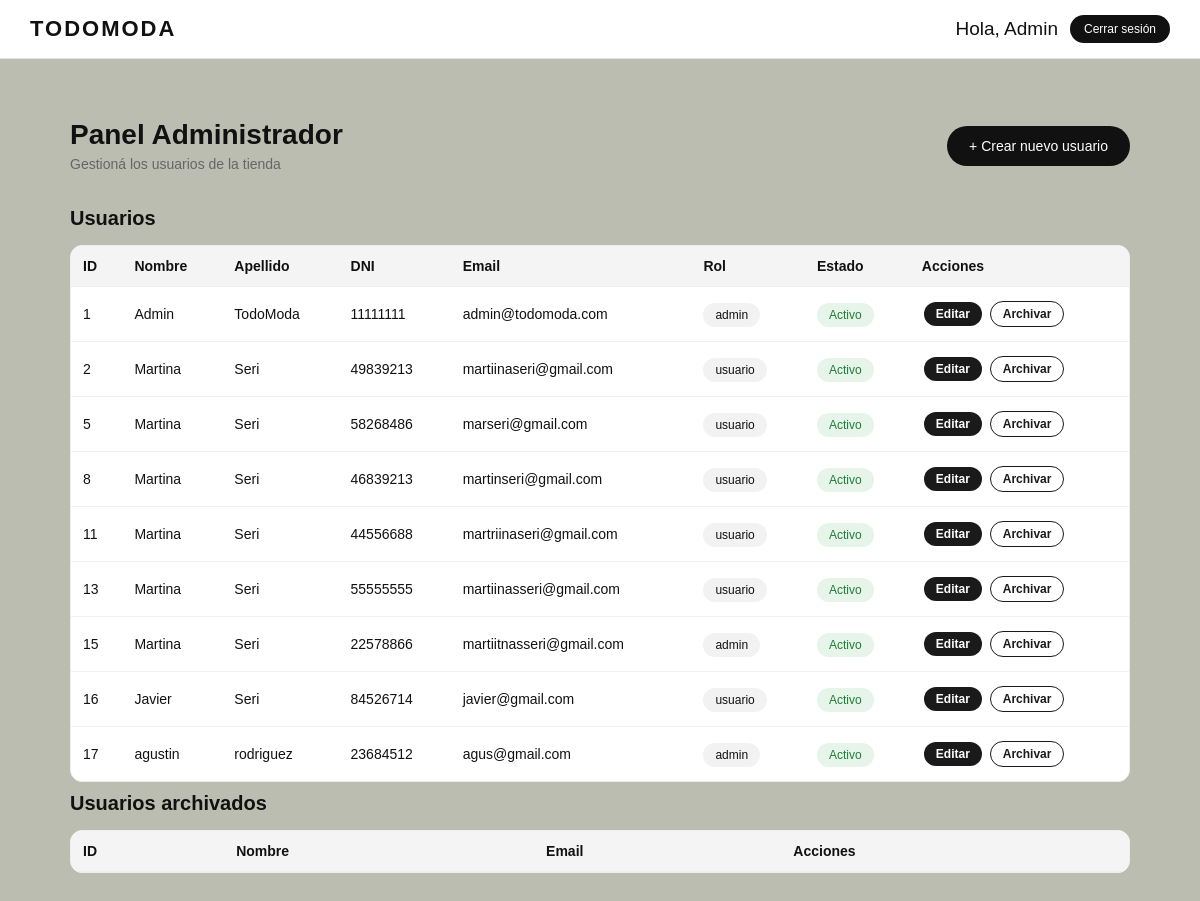
The page /panel_admin.php (signed in) on the database its author committed.
### tables this page shows
CREATE TABLE `usuarios` (
  `id` int(11) NOT NULL,
  `nombre` varchar(50) NOT NULL,
  `apellido` varchar(50) NOT NULL,
  `dni` varchar(20) NOT NULL,
  `email` varchar(100) NOT NULL,
  `password` varchar(255) NOT NULL,
  `rol` enum('usuario','admin') DEFAULT 'usuario',
  `fecha_creacion` datetime DEFAULT current_timestamp(),
  `fecha_archivado` datetime DEFAULT NULL,
  `activo` tinyint(1) DEFAULT 1
);

### panel_admin.php (the view, shortened to what this page needs)
<?php
require 'conexion.php';
$stmt = $pdo->query("SELECT * FROM usuarios WHERE activo = 1 ORDER BY id ASC");
$usuarios = $stmt->fetchAll(PDO::FETCH_ASSOC);
?>
<!DOCTYPE html>
<html lang="es">
<head>
    <link rel="stylesheet" href="style.css">
</head>
<body>
<header>
    <div class="logo">TODOMODA</div>
    <div class="iconos">
        Hola, Admin
        <a href="logout.php" class="cerrar">Cerrar sesión</a>
    </div>
</header>
<div class="container admin-panel">
    <div class="admin-top">
        <div>
            <h1>Panel Administrador</h1>
            <p>Gestioná los usuarios de la tienda</p>
        </div>
        <a href="crear_usuario.php" class="btn-admin">+ Crear nuevo usuario</a>
    </div>
    <h2>Usuarios</h2>
    <div class="tabla-wrap">
        <table>
            <thead>
                <tr>
                    <th>ID</th>
                    <th>Nombre</th>
                    <th>Apellido</th>
                    <th>DNI</th>
                    <th>Email</th>
                    <th>Rol</th>
                    <th>Estado</th>
                    <th>Acciones</th>
                </tr>
            </thead>
            <tbody>
                <?php foreach ($usuarios as $u): ?>
                <tr>
                    <td><?php echo $u['id']; ?></td>
                    <td><?php echo htmlspecialchars($u['nombre']); ?></td>
                    <td><?php echo htmlspecialchars($u['apellido']); ?></td>
                    <td><?php echo htmlspecialchars($u['dni']); ?></td>
                    <td><?php echo htmlspecialchars($u['email']); ?></td>
                    <td><span class="badge-rol"><?php echo $u['rol']; ?></span></td>
                    <td>
                        <?php if ($u['activo'] == 1): ?>
                            <span class="badge-activo">Activo</span>
                        <?php else: ?>
                            <span class="badge-archivado">Archivado</span>
                        <?php endif; ?>
                    </td>
                    <td>
                    <a href="editar_usuario.php?id=<?php echo $u['id']; ?>" class="btn-accion btn-editar">Editar</a>
                    <?php if($u['activo'] == 1): ?>
                    <a href="archivar_usuario.php?id=<?php echo $u['id']; ?>" class="btn-accion btn-archivar">Archivar</a>
                    <?php else: ?>
                    <a href="reactivar_usuario.php?id=<?php echo $u['id']; ?>" class="btn-accion btn-reactivar">Reactivar</a>
                    <?php endif; ?>
                    </td>
                </tr>
                <?php endforeach; ?>
            </tbody>
        </table>
    </div>
    <h2>Usuarios archivados</h2>
    <div class="tabla-wrap">
        <table>
            <thead>
                <tr>
                    <th>ID</th>
                    <th>Nombre</th>
                    <th>Email</th>
                    <th>Acciones</th>
                </tr>
            </thead>
        </table>
    </div>
</div>
</body>
</html>

### style.css (style rules this page uses)
* { box-sizing: border-box; }
body { font-family:Arial, Helvetica, sans-serif; margin: 0; background-color:#bbbdb1; color: #111; }
a { color: #111; text-decoration: none; }
header { display: flex; justify-content: space-between; align-items: center; padding: 15px 30px; border-bottom: 1px solid #e5e5e5; gap: 20px; background-color: #fff; }
.logo { font-weight: bold; font-size: 22px; letter-spacing: 2px; white-space: nowrap; }
.iconos { display: flex; align-items: center; gap: 12px; font-size: 19px; white-space: nowrap; }
.cerrar { font-size: 12px; background: #111; color: #fff ; padding: 7px 14px; border-radius: 20px; text-decoration: none; }
.container { padding: 20px 30px; }
table { width: 100%; border-collapse: collapse; font-size: 14px; }
table th, table td { border: 1px solid #ddd; padding: 9px; text-align: left; }
table th { background: #f4f4f4; }
.admin-panel { max-width: 1100px; width: 100%; margin-left: auto; margin-right: auto; margin-top: 40px; margin-bottom: 50px; padding-left: 20px; padding-right: 20px; box-sizing: border-box; display: flex; flex-direction: column; align-items: stretch; }
.admin-top { display: flex; justify-content: space-between; align-items: center; gap: 20px; margin-bottom: 25px; width: 100%; }
.admin-top h1 { margin: 0 0 5px 0; font-size: 28px; }
.admin-top p { margin: 0; color: #666; font-size: 14px; }
.btn-admin { background: #111; color: #fff; padding: 12px 22px; border-radius: 20px; font-size: 14px; white-space: nowrap; }
.admin-panel h2 { font-size: 20px; margin: 10px 0 15px 0; }
.tabla-wrap { background: #fff; border: 1px solid #eee; border-radius: 12px; overflow: hidden; width: 100%; margin-left: auto; margin-right: auto; }
.tabla-wrap table { border: none; width: 100%; margin-left: auto; margin-right: auto; }
.tabla-wrap th { background: #f4f4f4; border: none; border-bottom: 1px solid #eee; padding: 12px; }
.tabla-wrap td { border: none; border-bottom: 1px solid #f0f0f0; padding: 12px; }
.tabla-wrap tr:last-child td { border-bottom: none; }
.badge-rol { background: #f2f2f2; padding: 5px 12px; border-radius: 20px; font-size: 12px; }
.badge-activo { background: #e6f4ea; color: #1e7e34; padding: 5px 12px; border-radius: 20px; font-size: 12px; }
td:last-child { white-space: nowrap; }
.btn-accion { display: inline-block; padding: 5px 12px; margin: 2px; border-radius: 999px; font-size: 12px; font-weight: 600; text-decoration: none; transition: 0.2s; }
.btn-editar { background: #1a1a1a; color: #fff; }
.btn-archivar { background: #fff; color: #1a1a1a; border: 1px solid #1a1a1a; }

### rows shown on the page
usuarios: id "1", nombre "Admin", apellido "TodoModa", dni "11111111", email "admin@todomoda.com", rol "admin", activo "Activo"
usuarios: id "2", nombre "Martina", apellido "Seri", dni "49839213", email "martiinaseri@gmail.com", rol "usuario", activo "Activo"
usuarios: id "5", nombre "Martina", apellido "Seri", dni "58268486", email "marseri@gmail.com", rol "usuario", activo "Activo"
usuarios: id "8", nombre "Martina", apellido "Seri", dni "46839213", email "martinseri@gmail.com", rol "usuario", activo "Activo"
usuarios: id "11", nombre "Martina", apellido "Seri", dni "44556688", email "martriinaseri@gmail.com", rol "usuario", activo "Activo"
usuarios: id "13", nombre "Martina", apellido "Seri", dni "55555555", email "martiinasseri@gmail.com", rol "usuario", activo "Activo"
usuarios: id "15", nombre "Martina", apellido "Seri", dni "22578866", email "martiitnasseri@gmail.com", rol "admin", activo "Activo"
usuarios: id "16", nombre "Javier", apellido "Seri", dni "84526714", email "javier@gmail.com", rol "usuario", activo "Activo"
usuarios: id "17", nombre "agustin", apellido "rodriguez", dni "23684512", email "agus@gmail.com", rol "admin", activo "Activo"
